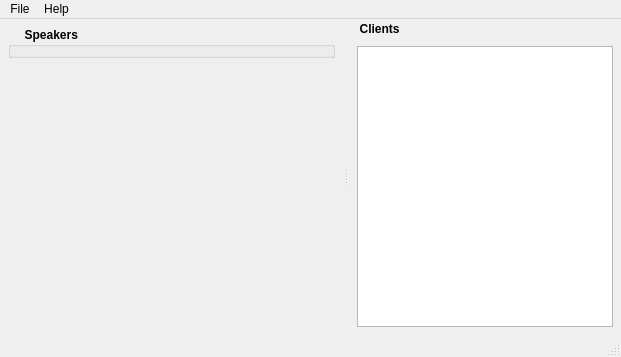
<?xml version="1.0" encoding="UTF-8"?>
<ui version="4.0">
 <class>MainWindow</class>
 <widget class="QMainWindow" name="MainWindow">
  <property name="geometry">
   <rect>
    <x>0</x>
    <y>0</y>
    <width>621</width>
    <height>357</height>
   </rect>
  </property>
  <property name="windowTitle">
   <string>MainWindow</string>
  </property>
  <widget class="QWidget" name="centralWidget">
   <layout class="QGridLayout" name="gridLayout">
    <property name="leftMargin">
     <number>8</number>
    </property>
    <property name="topMargin">
     <number>8</number>
    </property>
    <property name="rightMargin">
     <number>8</number>
    </property>
    <property name="bottomMargin">
     <number>8</number>
    </property>
    <item row="2" column="0">
     <spacer name="verticalSpacer">
      <property name="orientation">
       <enum>Qt::Vertical</enum>
      </property>
      <property name="sizeHint" stdset="0">
       <size>
        <width>20</width>
        <height>40</height>
       </size>
      </property>
     </spacer>
    </item>
    <item row="1" column="0">
     <widget class="QGroupBox" name="channelsBox">
      <property name="font">
       <font>
        <weight>75</weight>
        <bold>true</bold>
       </font>
      </property>
      <property name="title">
       <string>     Speakers</string>
      </property>
      <property name="flat">
       <bool>false</bool>
      </property>
      <property name="checkable">
       <bool>false</bool>
      </property>
      <layout class="QVBoxLayout" name="verticalLayout">
       <property name="spacing">
        <number>0</number>
       </property>
       <property name="leftMargin">
        <number>0</number>
       </property>
       <property name="topMargin">
        <number>0</number>
       </property>
       <property name="rightMargin">
        <number>0</number>
       </property>
       <property name="bottomMargin">
        <number>8</number>
       </property>
      </layout>
     </widget>
    </item>
   </layout>
  </widget>
  <widget class="QMenuBar" name="menuBar">
   <property name="geometry">
    <rect>
     <x>0</x>
     <y>0</y>
     <width>621</width>
     <height>19</height>
    </rect>
   </property>
   <widget class="QMenu" name="menuFile">
    <property name="title">
     <string>File</string>
    </property>
    <addaction name="actionQuit"/>
   </widget>
   <widget class="QMenu" name="menuHelp">
    <property name="title">
     <string>Help</string>
    </property>
    <addaction name="actionAbout"/>
   </widget>
   <addaction name="menuFile"/>
   <addaction name="menuHelp"/>
  </widget>
  <widget class="QStatusBar" name="statusBar"/>
  <widget class="QDockWidget" name="clientWidget">
   <property name="enabled">
    <bool>true</bool>
   </property>
   <property name="font">
    <font>
     <weight>75</weight>
     <bold>true</bold>
    </font>
   </property>
   <property name="floating">
    <bool>false</bool>
   </property>
   <property name="features">
    <set>QDockWidget::DockWidgetMovable</set>
   </property>
   <property name="allowedAreas">
    <set>Qt::AllDockWidgetAreas</set>
   </property>
   <property name="windowTitle">
    <string>  Clients</string>
   </property>
   <attribute name="dockWidgetArea">
    <number>2</number>
   </attribute>
   <widget class="QWidget" name="clientWidgetContent">
    <layout class="QVBoxLayout" name="verticalLayout_2" stretch="0">
     <property name="leftMargin">
      <number>8</number>
     </property>
     <property name="topMargin">
      <number>8</number>
     </property>
     <property name="rightMargin">
      <number>8</number>
     </property>
     <property name="bottomMargin">
      <number>8</number>
     </property>
     <item>
      <widget class="QListWidget" name="userList">
       <property name="font">
        <font>
         <pointsize>10</pointsize>
         <weight>50</weight>
         <italic>false</italic>
         <bold>false</bold>
        </font>
       </property>
       <property name="editTriggers">
        <set>QAbstractItemView::NoEditTriggers</set>
       </property>
       <property name="showDropIndicator" stdset="0">
        <bool>false</bool>
       </property>
       <property name="spacing">
        <number>4</number>
       </property>
       <property name="selectionRectVisible">
        <bool>false</bool>
       </property>
      </widget>
     </item>
    </layout>
   </widget>
  </widget>
  <action name="actionQuit">
   <property name="text">
    <string>Quit</string>
   </property>
   <property name="shortcut">
    <string>Ctrl+Q</string>
   </property>
  </action>
  <action name="actionAbout">
   <property name="text">
    <string>About</string>
   </property>
   <property name="shortcut">
    <string>F1</string>
   </property>
  </action>
 </widget>
 <layoutdefault spacing="6" margin="11"/>
 <resources/>
 <connections>
  <connection>
   <sender>actionQuit</sender>
   <signal>triggered()</signal>
   <receiver>MainWindow</receiver>
   <slot>close()</slot>
   <hints>
    <hint type="sourcelabel">
     <x>-1</x>
     <y>-1</y>
    </hint>
    <hint type="destinationlabel">
     <x>213</x>
     <y>151</y>
    </hint>
   </hints>
  </connection>
 </connections>
</ui>
